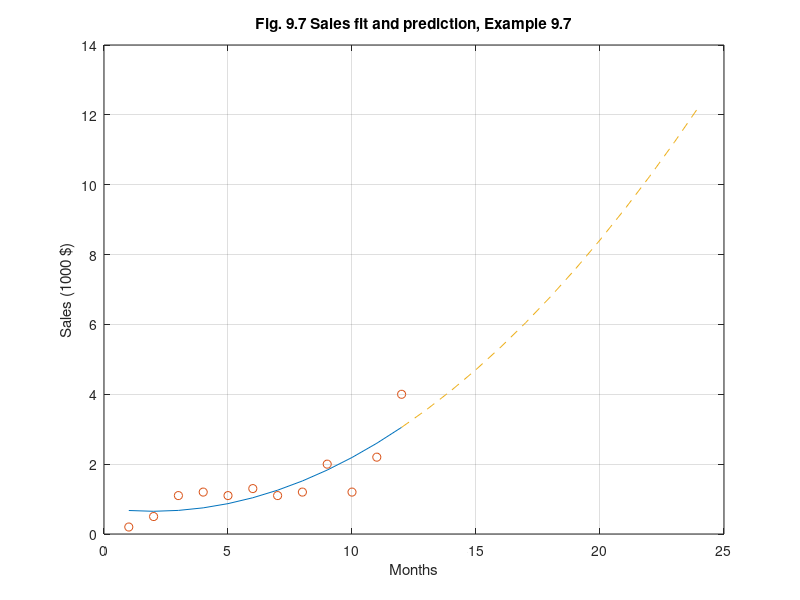

Source code (MATLAB):
%  Figure 9.7     Digital Control of Dynamic Systems, 3e 
%                   Franklin, Powell, Workman
%                   Addison-Wesley Publishing Company, 1998
% Matlab v4.2 or v5.0

clear
clf
y = [0.2 0.5 1.1 1.2 1.1 1.3 1.1 1.2 2.0 1.2 2.2 4.0]';
t = 1:12;
H=[ones(12,1) t' (t.*t)'];
xhat=inv(H'*H)*H'*y;
yhat = H*xhat;
t2=12:24;
H2=[ones(13,1) t2' (t2.*t2)'];
yhat2 = H2*xhat;
plot(t',yhat,'-',t',y,'o',t2',yhat2,'--'),grid
title('Fig. 9.7 Sales fit and prediction, Example 9.7')
ylabel('Sales (1000 $)')
xlabel('Months')

sigv = .7
sigv2 = sigv^2
P = inv(H'*H)*sigv2

rmsao = sqrt(P(1,1))
rmsa1 = sqrt(P(2,2))
rmsa2 = sqrt(P(3,3))
